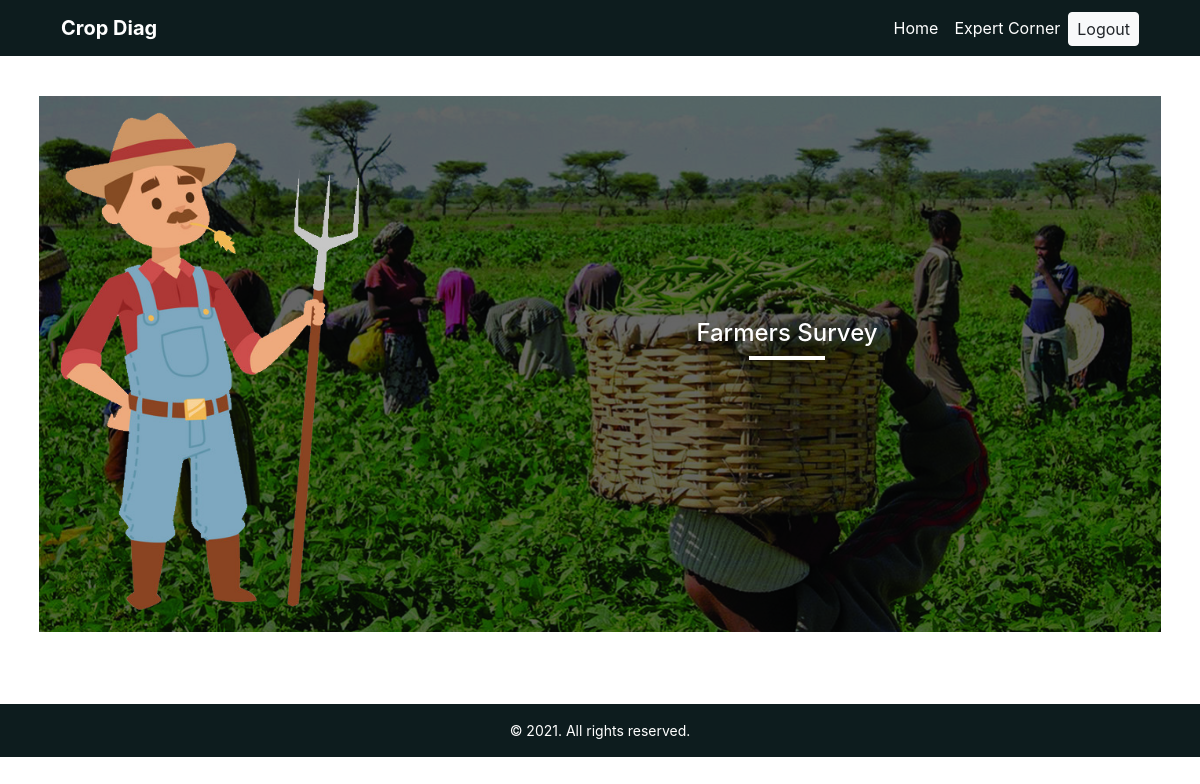
Page /expert-system.php?disease=2 (signed in) on the earlier database version.
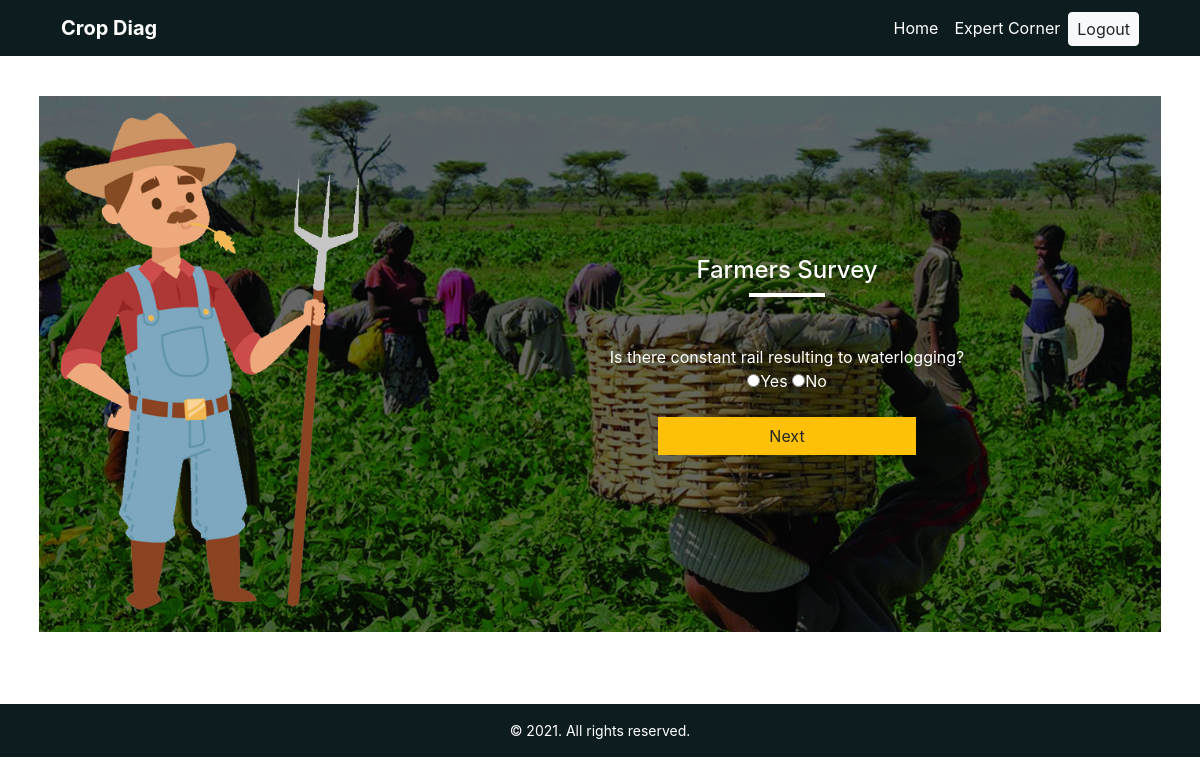
Same page on the later database version.
### tables this page shows
CREATE TABLE IF NOT EXISTS `expert_questions` (
  `question_id` int(11) NOT NULL AUTO_INCREMENT,
  `question` text NOT NULL,
  `disease_id` int(11) NOT NULL,
  PRIMARY KEY (`question_id`)
);

### classes/DB.class.php (called while the page is built, shortened)
<?php
class DB{
    private $db_config = ['host'=>'localhost',
                          'username'=>'root',
                          'password'=>'',
                          'database'=>'expert',
                          'charset'=>'utf8mb4'];
    public $pdo;
    public $query;
    public function __construct()
    {
        $dsn = "mysql:host=".$this->db_config['host'].";dbname=".$this->db_config['database'].";charset=".$this->db_config['charset'];
        $options = [
            PDO::ATTR_ERRMODE            => PDO::ERRMODE_EXCEPTION,
            PDO::ATTR_DEFAULT_FETCH_MODE => PDO::FETCH_ASSOC,
            PDO::ATTR_EMULATE_PREPARES   => false,
        ];
        try {
            $this->pdo = new PDO($dsn, $this->db_config['username'], $this->db_config['password'], $options);
        } catch (\PDOException $e) {
            throw new \PDOException($e->getMessage(), (int)$e->getCode());
        }
    }
    public function queryStatement($statement, $value = [])
    {
        $this->query = $this->pdo->prepare($statement);
        if($this->query){
            return $this->query->execute($value);
        }else{
            return false;
        }
    }
    public function fALL()
    {
        $fetch_all_data = $this->query->fetchAll(PDO::FETCH_OBJ);
        if($fetch_all_data)
        {
            return $fetch_all_data;
        }else{
            return false;
        }
    }
}

### classes/Disease.class.php (called while the page is built, shortened)
<?php
class Disease extends DB
{
    public function get_all_questions($disease_id){
        $arr =  [$disease_id];
        $query = PARENT::queryStatement("SELECT * FROM `expert_questions` WHERE disease_id = ? ORDER BY RAND(question_id)", $arr);
        return PARENT::fALL();
    }
}

### expert-system.php (the view, shortened to what this page needs)
<?php
include "includes/header.php";
?>
<div class="container-fluid mt-5">
	<div class="container p-4 mt-5 pt-5 mb-5">
		<div class="row expert">
			<div class="col-md-4">
				<img src="images/farmer-icon.png" class="img-fluid">
			</div>
			<div class="col-md-8 d-flex align-items-center flex-column justify-content-center">
				<h4 class="text-white">Farmers Survey</h4>
				<hr class="mb-5" style="width: 10%; margin: 0 auto; border: 2px solid white">
				<form method="post" class="w-75 text-center">
                    <?php
                    $all_question = $disease->get_all_questions($_GET['disease']);
                    foreach ($all_question as $all_question) {?>
                    <div class="question">
                      <div class="text-white "><?= $all_question->question ?></div>
                      <div class="form-group">
                        <label class="text-white">
                          <input type="radio" name="choice[]" class="choice" value="1" id="" required>Yes
                      </label>
                      <label class="text-white">
                          <input type="radio" name="choice[]" class="choice" value="0" id="" required>No
                      </label>
                  </div>
                  <div class="form-group">
                    <button class="btn btn-warning btn-block rounded-0 next mx-auto" style="width: 48%">Next</button>
                </div>
          </div>
          <?php }?>
      </form>
  </div>
</div>
</div>
</div>
<?php
include "includes/footer.php";
?>

Differences in the rows shown:
added expert_questions: question "Is there constant rail resulting to waterlogging?"
